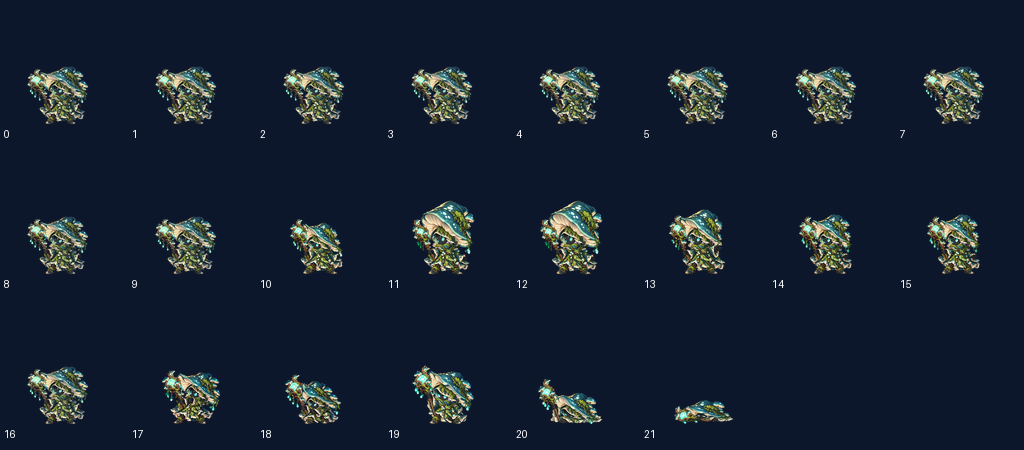
#> input picture incoming/ART-UNIT-ANIMATION-A3-001/mycon-preview.png, 1024 x 450 px, given in place of mycon-preview.png-seed.png, which was not available
$ python -i build_assets.py   (imports and definitions only)
#> lines starting #> are read from the running program, lines starting #| are printed output that depends on the picture; after the words box and inside, x2 and y2 are one past the last pixel; in counts of white or black regions, pixels touching at a corner belong together; pictures that were not available may be replaced by others from this repository, and a replacement may not be noted
"""A3 normalization: Seren (healer) and Hollow Mycon (foe_mycon).

Raw ImageGen strips are never edited. Each strip gets ONE scale (never per pose), derived from the
visible area of its first (ready) figure against the shipped seed, a common sole line (y=496) and
a common foot-centre column (x=256). Edge colour is defringed from the nearest opaque pixel, then
lossless trim/dedup/pack. Owner selection 2026-10-28: Seren staff attack = R2, Mycon cast = R2.
Atlas frame layout is documented in FRAMES below and mirrored in src/game/visuals/unit-frames.ts.
"""
from pathlib import Path
from PIL import Image,ImageDraw
from scipy.ndimage import label,find_objects,binary_dilation,binary_erosion,grey_dilation,distance_transform_edt
import numpy as np
import hashlib,json,io,sys
ROOT=Path(__file__).resolve().parents[2];HERE=Path(__file__).resolve().parent;OUT=ROOT/'public/assets/units'
RAW=HERE/'raw';SEEDS=HERE/'seeds';FACTORS={'seren':.36,'mycon':.5};FACTOR=.5;SOLE=496;FOOT_X=256
def pack(tiles,width):
 x=y=2;row=0;positions={}
 for key,tile in sorted(tiles.items(),key=lambda p:(-p[1].height,-p[1].width,p[0])):
  if tile.width+4>width:return None
  if x+tile.width+2>width:y+=row+4;x=2;row=0
  positions[key]=(x,y);x+=tile.width+4;row=max(row,tile.height)
 return positions,y+row+2
def components(alpha,minimum=1500):
 labels,_=label(alpha>80);counts=np.bincount(labels.ravel())
 return labels,sorted([(b[1].start,b[0].start,b[1].stop,b[0].stop,i) for i,b in enumerate(find_objects(labels),1) if counts[i]>minimum])
def split_attack_r2(mask,a):
 """Hand-set ownership for the four touching figures of seren-attack-r2 (poses 3-6), read from
 zoomed crops: pose 4's staff gem overlaps pose 5's robe at x1435-1555, y500-610, pose 5's gem star tip (x<=1830, y>=538) sits against pose 6's cape tail (x>=1822 above y538)."""
 y,x=np.mgrid[0:mask.shape[0],0:mask.shape[1]]
 p3=x<1091;r,g,b=[a[:,:,k].astype(int) for k in range(3)];staffy=((r>=170)&(g>=120)&(b<=130))|((g>r+20)&(g>b))
 # The cross tip overlaps pose 5's boot (brown): take only gold/green pixels there.
 p4=(x>=1091)&((x<1445)|((y>=498)&(x<1536))|((y>=558)&(x<1566)&staffy));p6=((y<538)&(x>=1822))|((y>=538)&(x>=1832));p5=~(p3|p4|p6)
 return [mask&p3,mask&p4,mask&p5,mask&p6]
def poses_of(name,count):
 raw=Image.open(RAW/f'{name}.png').convert('RGBA');a=np.array(raw);labels,regions=components(a[:,:,3])
 if len(regions)==count:masks=[labels==r[4] for r in sorted(regions)];notes=None
 else:
  # Find the merged component (several figures) and split it; the others are single figures.
  masks=[];notes=[]
  merged=max(regions,key=lambda r:(r[2]-r[0])*(r[3]-r[1]));single=[r for r in regions if r!=merged]
  assert name=='seren-attack-r2' and count-len(single)==4;parts=split_attack_r2(labels==merged[4],a);notes.append({'mergedBox':merged[:4],'split':'manual ownership rules in split_attack_r2'})
  items=[(r[0],labels==r[4]) for r in single]+[(int(np.where(m.any(0))[0][0]),m) for m in parts];masks=[m for _,m in sorted(items,key=lambda p:p[0])]
 return raw,a,masks,notes
def tile_of(a,mask,scale):
 """Defringe, mask, crop and scale ONE figure; returns (RGBA tile, foot centre x, sole y in tile)."""
 # Neighbour fragments that survived the split: drop small islands that are not near the main figure.
 islands,count=label(mask);sizes=np.bincount(islands.ravel());sizes[0]=0;near=binary_dilation(islands==sizes.argmax(),iterations=14)
 for i in range(1,count+1):
  if sizes[i]<400 and not (near&(islands==i)).any():mask=mask&(islands!=i)
 mask=binary_dilation(mask,iterations=2);alpha=np.where(mask,a[:,:,3],0);alpha=np.where(alpha<4,0,alpha).astype(np.uint8)
 solid=alpha>=250;_,idx=distance_transform_edt(~solid,return_indices=True);rgb=a[:,:,:3][idx[0],idx[1]]
 soft=(alpha>0)&(alpha<250);out=a[:,:,:3].copy();out[soft]=rgb[soft]
 ys,xs=np.where(alpha>80);box=(xs.min()-2,ys.min()-2,xs.max()+3,ys.max()+3);box=(max(0,box[0]),max(0,box[1]),min(a.shape[1],box[2]),min(a.shape[0],box[3]))
 height=ys.max()-ys.min()+1;band=(alpha>80)&(np.arange(a.shape[0])[:,None]>ys.max()-max(8,int(.12*height)));foot=np.where(band.any(0))[0];foot_x=(foot.min()+foot.max())/2
 img=Image.fromarray(np.dstack([out,alpha])).crop(box);img=img.resize((max(1,round(img.width*scale)),max(1,round(img.height*scale))),Image.Resampling.LANCZOS)
 return img,(foot_x-box[0])*scale,(ys.max()+1-box[1])*scale,int((alpha>80).sum())
def place(tile,foot_x,sole_y):
 x=round(FOOT_X-foot_x);y=round(SOLE-sole_y);assert x>=0 and y>=0 and x+tile.width<=512 and y+tile.height<=512,(x,y,tile.size)
 cell=Image.new('RGBA',(512,512));cell.alpha_composite(tile,(x,y));return cell,[x,y]
def seed_cell(name):
#> called with name = 'mycon-preview.png'
 raw=Image.open(SEEDS/f'{name}-seed.png').convert('RGBA');a=np.array(raw);labels,regions=components(a[:,:,3],5000)
#> after `labels, regions = components(a[:, :, 3], 5000)`: labels: shape (450, 1024) int32; every value is 1
#> after `labels, regions = components(a[:, :, 3], 5000)`: regions = [(0, 0, 1024, 450, 1)]
 main=max(regions,key=lambda r:(labels==r[4]).sum());mask=labels==main[4]
#> after `main = max(regions, key=lambda r: (labels == r[4]).sum())`: main = (0, 0, 1024, 450, 1)
#> after `mask = labels == main[4]`: mask: shape (450, 1024) bool; every value is 1
 tile,foot_x,sole_y,area=tile_of(a,mask,FACTOR);cell,pos=place(tile,foot_x,sole_y);return cell,area
#> in tile_of, `islands, count = label(mask)`: count = 1
#> in tile_of, `sizes = np.bincount(islands.ravel())`: sizes = [0, 460800]
#> in tile_of, `alpha = np.where(mask, a[:, :, 3], 0)`: alpha: shape (450, 1024); every value is 255
#> in tile_of, rgb is the input picture: shape (450, 1024, 3); mean R, G, B 22.8, 33, 49.6
#> in tile_of, `soft = (alpha > 0) & (alpha < 250)`: soft: shape (450, 1024) bool; every value is 0
#> in tile_of, `box = (xs.min() - 2, ys.min() - 2, xs.max() + 3, ys.max() + 3)`: box = (-2, -2, 1026, 452)
#> in tile_of, `box = (max(0, box[0]), max(0, box[1]), min(a.shape[1], box[2]), min(a.`: box = (0, 0, 1024, 450)
#> in tile_of, `height = ys.max() - ys.min() + 1`: height = 450
#> in tile_of, `band = (alpha > 80) & (np.arange(a.shape[0])[:, None] > ys.max() - max`:
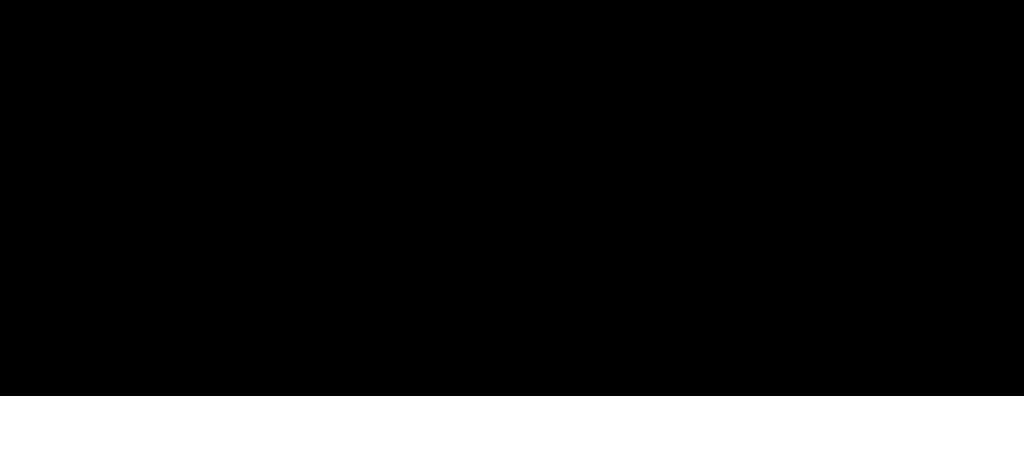
#> band: shape (450, 1024) bool; 12% white; 1 white region, box (x1, y1, x2, y2) and area: (0, 396, 1024, 450) 55296
#> in tile_of, `foot = np.where(band.any(0))[0]`: foot = 1024 values from 0 to 1023
#> in tile_of, `foot_x = (foot.min() + foot.max()) / 2`: foot_x = 511.5
#> in tile_of, `img = img.resize((max(1, round(img.width * scale)), max(1, round(img.h`:
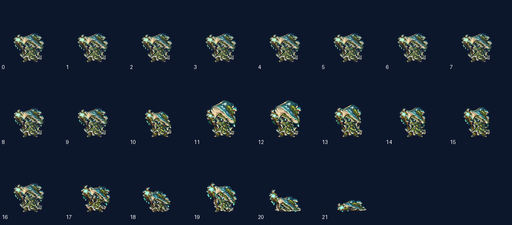
#> img: PIL image 512x225 RGBA; mean R, G, B, A 22.8, 33, 49.6, 255
#> after `tile, foot_x, sole_y, area = tile_of(a, mask, FACTOR)`: foot_x = 255.8; sole_y = 225; area = 460800
#> in place, `x = round(FOOT_X - foot_x)`: x = 0
#> in place, `y = round(SOLE - sole_y)`: y = 271
#> in place, `cell = Image.new('RGBA', (512, 512))`: cell: PIL image 512x512 RGBA; every value is 0
#> in place, `cell.alpha_composite(tile, (x, y))`:
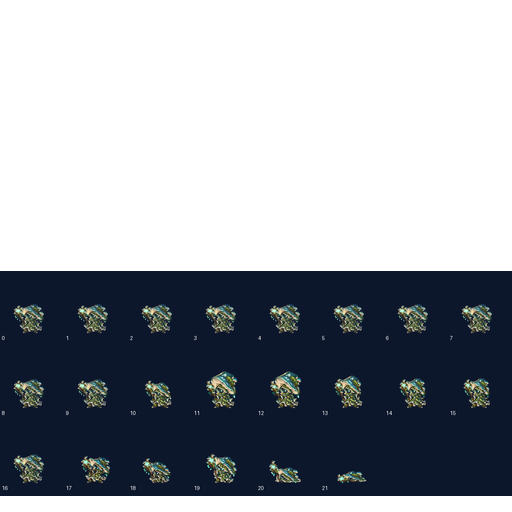
#> cell: PIL image 512x512 RGBA; mean R, G, B, A 10, 14.5, 21.8, 112.1; transparent parts drawn white
#> after `cell, pos = place(tile, foot_x, sole_y)`: pos = [0, 271]
# Each clip: eight cells = four prepare + four recover; recover[0] is the contact pose. None = seed idle.
STRIPS={
 'seren':{'seed':'seren','clips':{
  'attack':('seren-attack-r2',6,[None,1,2,2,3,4,5,None]),'heal':('seren-heal-r1',6,[None,1,2,2,3,4,5,None]),
  'prayer':('seren-prayer-r1',6,[None,1,2,3,4,4,5,None]),'sanctuary':('seren-sanctuary-r1',6,[None,1,2,2,3,4,5,None])},
  'hit':('seren-hit-r1',4,[1,2]),'down':('seren-down-r1',4,[0,2,3]),'block':('seren-block-r1',4,[1,2]),
  'order':['idle','attack','heal','hit','down','prayer','sanctuary','block']},
 'mycon':{'seed':'hollow-mycon','clips':{'skill':('hollow-mycon-cast-r2',6,[None,1,2,2,3,4,4,None])},
  'hit':('hollow-mycon-hit-r1',4,[1,2]),'down':('hollow-mycon-down-r1',4,[0,2,3]),
  'order':['idle','alias8','skill','hit','down']},
}
# [1 line that did not run here, left out]
# [55 lines not run here, left out]

>>> result = seed_cell('mycon-preview.png')
